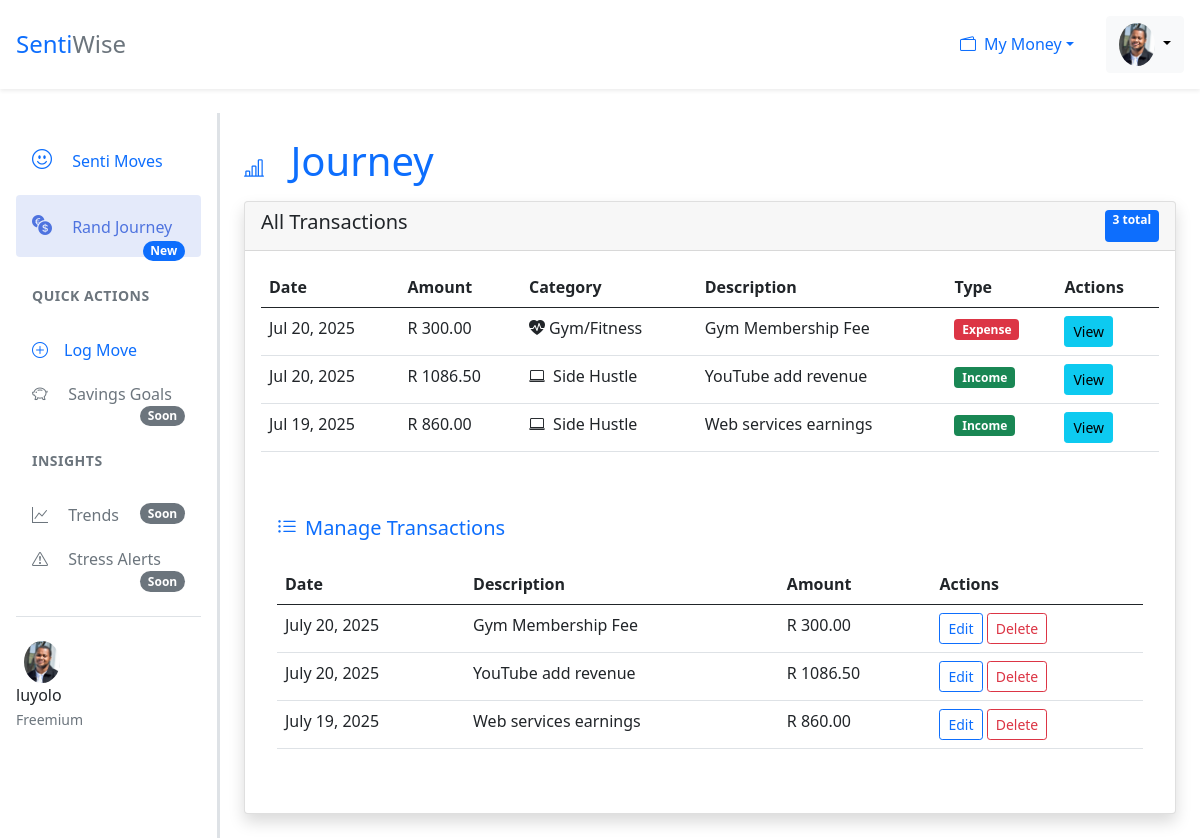
The page /transactions/list/ (signed in) on the database as committed earlier.
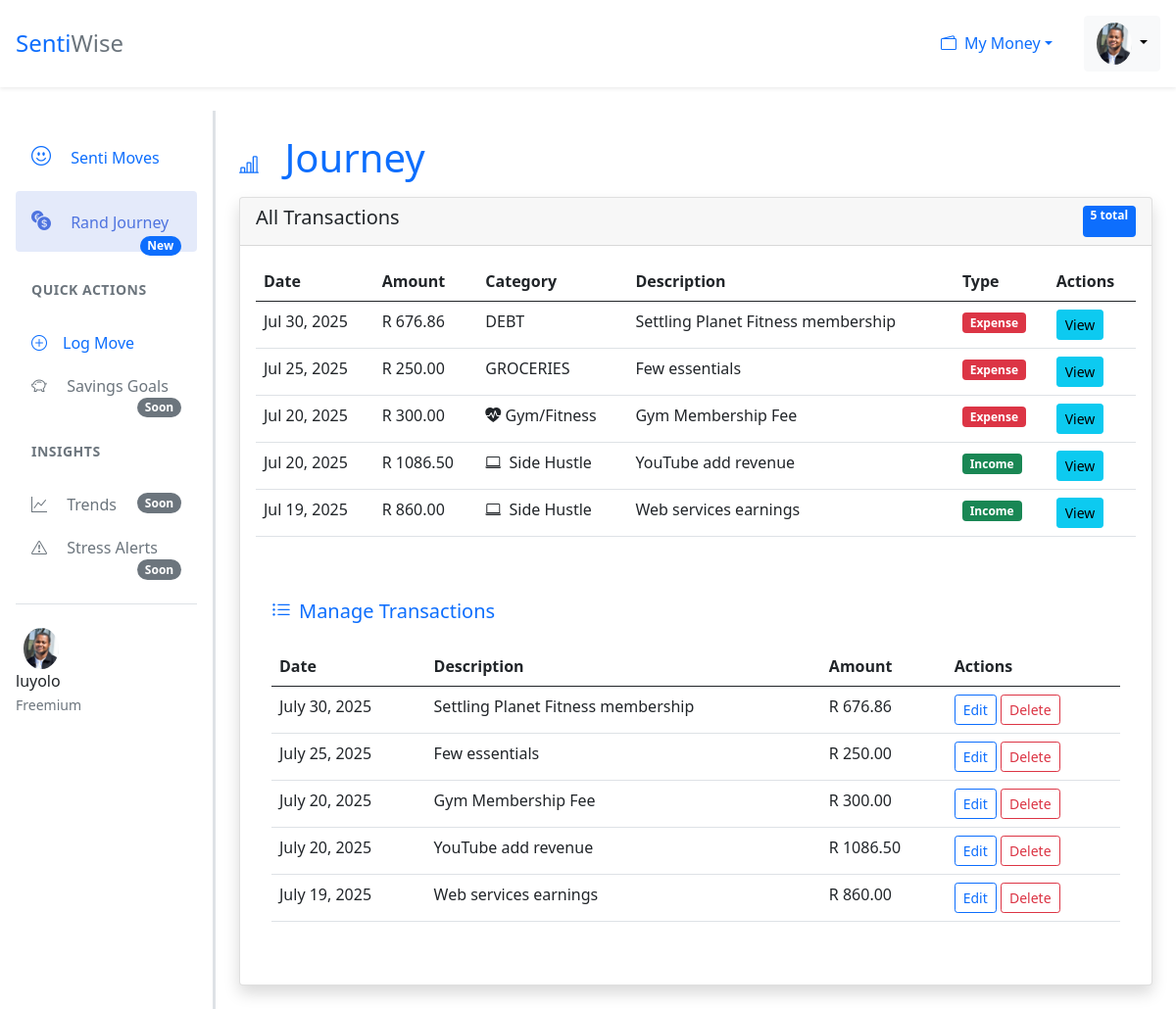
The same page on the database as committed later.
### transactions/models.py (models this page shows, shortened)
class Transaction(models.Model):
    TRANSACTION_TYPES = (
        ('income', 'Income'),
        ('expense', 'Expense'),
    )
    user = models.ForeignKey(User, on_delete=models.CASCADE, related_name='transactions')
    amount = models.DecimalField(max_digits=10, decimal_places=2)
    category = models.CharField(max_length=22, choices=Category.DEFAULT_CATEGORIES) # preset categories in form
    date = models.DateField()
    type = models.CharField(max_length=7, choices=TRANSACTION_TYPES)
    description = models.CharField(max_length=255, blank=True)

### transactions/views.py (the view)
# urls.py: path('transactions/list/', transactions_list_page, name='list_transaction'), # Read: list all
@login_required(login_url='login')
def transactions_list_page(request):
    transactions = Transaction.objects.filter(user=request.user).order_by('-date')
    context = {
        'transactions': transactions,
        'total_count': transactions.count(),
        'total_income': sum(t.amount for t in transactions if t.type == 'income'),
        'total_expences': sum(t.amount for t in transactions if t.type == 'expense'),
    }
    return render(request, "transactions/list_transaction.html", context)

### transactions/templates/transactions/list_transaction.html (shortened to what the changed rows need)
{% extends 'transactions/index.html' %}
{% load crispy_forms_tags %}
{% load static %}
{% block content %}
<div class="d-flex">
    <main class="tracker-main-content p-4 flex-grow-1">
        <div class="rounded mb-3 text-primary">
            <h1><i class="bi bi-bar-chart-line me-3 fs-5"></i>
                Journey
            </h1>
        </div>
        <div class="card shadow">
            <div class="card-header d-flex justify-content-between">
                <h5>All Transactions</h5>
                <span class="badge bg-primary">{{ total_count }} total</span>
            </div>
            <div class="card-body">
                <table class="table table-hover">
                    <thead>
                        <tr>
                            <th>Date</th>
                            <th>Amount</th>
                            <th>Category</th>
                            <th>Description</th>
                            <th>Type</th>
                            <th>Actions</th>
                        </tr>
                    </thead>
                    <tbody>
                        {% for t in transactions %}
                        <tr>
                            <td>{{ t.date|date:"M d, Y" }}</td>
                            <td>R {{ t.amount }}</td>
                            <td>
                            {% if t.category == 'SALARY' %}
                                <i class="bi bi-briefcase me-1"></i> Work/Salary
                                {% elif t.category == 'SIDE_HUSTLE' %}
                                <i class="bi bi-laptop me-1"></i> Side Hustle
                                {% elif t.category == 'GYM' %}
                                <i class="bi bi-heart-pulse-fill"></i> Gym/Fitness
                                {% else %}
                                {{ category_display|default:t.category }}
                            {% endif %}
                            </td>
                            <td>{{ t.description }}</td>
                            <td>
                                <span class="badge {% if t.type == 'income' %}bg-success{% else %}bg-danger{% endif %}">
                                    {{ t.type|title }}
                                </span>
                            </td>
                            <td>
                                <a href="{% url 'detail_transaction' t.id %}" class="btn btn-sm btn-info">View</a>
                            </td>
                        </tr>
                        {% endfor %}
                    </tbody>
                </table>
            </div>
            <div class="mb-4 p-2 m-2">
                <div class="card-body">
                    <table class="table table-hover">
                        <thead>
                            <tr>
                                <th>Date</th>
                                <th>Description</th>
                                <th>Amount</th>
                                <th>Actions</th>
                            </tr>
                        </thead>
                        <tbody>
                            {% for transaction in transactions %}
                            <tr>
                                <td>{{ transaction.date }}</td>
                                <td>{{ transaction.description }}</td>
                                <td>R {{ transaction.amount }}</td>
                                <td>
                                    <a href="{% url 'edit_transaction' transaction.id %}" class="btn btn-sm btn-outline-primary">Edit</a>
                                    <a href="{% url 'delete_transaction' transaction.id %}" class="btn btn-sm btn-outline-danger">Delete</a>
                                </td>
                            </tr>
                            {% empty %}
                            <tr>
                                <td colspan="4" class="text-center text-muted">No transactions found</td>
                            </tr>
                            {% endfor %}
                        </tbody>
                    </table>
                </div>
            </div>
        </div>
    </main>
</div>
{% endblock %}

Rows that differ between the two databases and show on the page:
added Transaction: date "Jul 30, 2025", amount "676.86", category "DEBT", description "Settling Planet Fitness membership", type "Expense"
added Transaction: date "Jul 25, 2025", amount "250.00", category "GROCERIES", description "Few essentials", type "Expense"
Other text that changed with them:
{{ total_count }}: "3" → "5"
